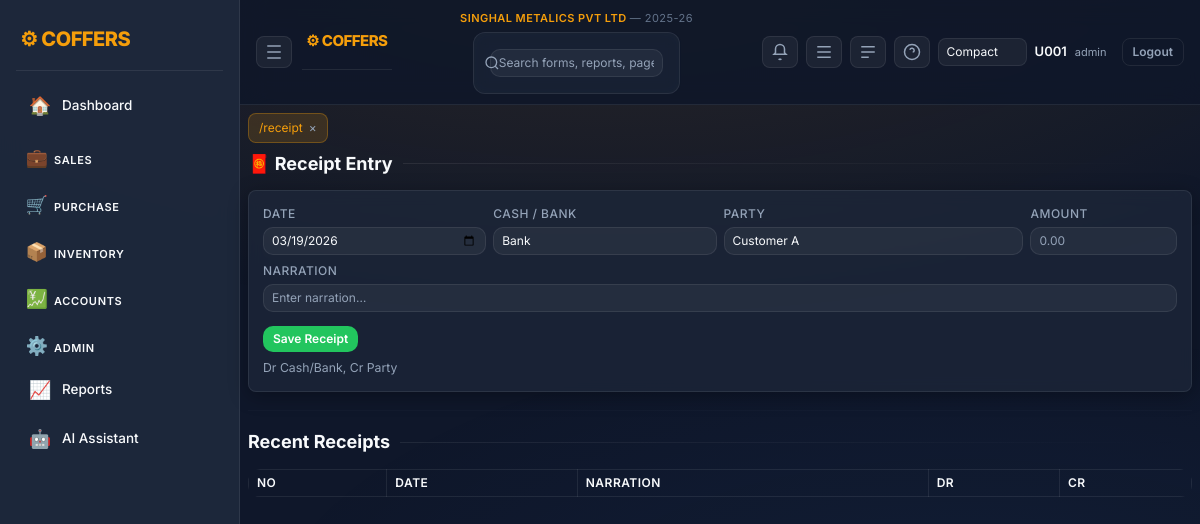
The app's page /receipt (signed in) with its own data.
### tables this page shows
CREATE TABLE company_mast(
          company_id INTEGER PRIMARY KEY AUTOINCREMENT,
          company_name TEXT,
          short_name TEXT,
          gstin TEXT,
          address TEXT,
          city TEXT,
          state TEXT
        , group_name TEXT, company_logo TEXT, app_logo TEXT);

CREATE TABLE financial_years(
          fy_id INTEGER PRIMARY KEY AUTOINCREMENT,
          company_id INTEGER,
          fy_name TEXT,
          start_date TEXT,
          end_date TEXT
        );

### app.py (the view, shortened to what this page needs)
@app.route("/receipt", methods=["GET","POST"])
def receipt():
    if "user" not in session:
        return redirect("/")
    con = db()
    cash_bank = con.execute("SELECT ledger_id,ledger_name FROM ledgers WHERE ledger_name IN ('Cash','Bank') ORDER BY ledger_name").fetchall()
    parties = con.execute("SELECT acc_id,acc_name FROM acc_mast ORDER BY acc_name").fetchall()
    rows = con.execute("""
        SELECT h.v_id,h.v_date,h.narration,
               COALESCE(SUM(l.dr),0) dr, COALESCE(SUM(l.cr),0) cr
        FROM vouchers_head h
        LEFT JOIN vouchers_lines l ON h.v_id=l.v_id
        WHERE h.v_type='RECEIPT'
        GROUP BY h.v_id
        ORDER BY h.v_id DESC
        LIMIT 20
    """).fetchall()
    return render_template("accounts_receipt.html", today=today(), cash_bank=cash_bank, parties=parties, rows=rows)

### app.py (called while the page is built)
def today():
    return date.today().isoformat()

def db():
    con = getattr(g, "_db", None)
    if con is None:
        con = sqlite3.connect(DB)
        con.row_factory = sqlite3.Row
        g._db = con
    return con

def ensure_company_context(con):
    ensure_company_core(con)
    row = con.execute("SELECT company_id,company_name FROM company_mast ORDER BY company_id LIMIT 1").fetchone()
    if row and "company_id" not in session:
        session["company_id"] = row["company_id"]
        session["company_name"] = row["company_name"]
    company_id = session.get("company_id")
    if company_id:
        fy = con.execute("""
            SELECT fy_id,fy_name,start_date,end_date
            FROM financial_years
            WHERE company_id=?
            ORDER BY start_date
        """, (company_id,)).fetchone()
        if fy:
            session.setdefault("fy_id", fy["fy_id"])
            session.setdefault("fy_name", fy["fy_name"])
            session.setdefault("fy_start", fy["start_date"])
            session.setdefault("fy_end", fy["end_date"])

@app.before_request
def enforce_login():
    open_endpoints = {
        "login",
        "logout",
        "static",
        "so_preview", "so_accept", "so_decline",
        "la_preview", "la_accept", "la_decline",
        "po_preview", "po_accept", "po_decline",
        "two_factor",
        "public_rates",
    }
    if request.endpoint in open_endpoints or request.endpoint is None:
        return
    if "user" not in session:
        return redirect("/")
    con = db()
    ensure_company_context(con)
    now = int(time.time())
    last = session.get("last_seen", now)
    if now - last > 1800:
        session.clear()
        return redirect("/")
    session["last_seen"] = now

### templates/accounts_receipt.html (shortened to what this page needs)
{% extends "base.html" %}
{% block content %}
<div class="page-heading">
  <h3>🧧 Receipt Entry</h3>
</div>
<form method="post" class="card p-3">
  <div class="row g-2">
    <div class="col-12 col-md-3">
      <label class="form-label">Date</label>
      <input type="date" name="date" value="{{ today }}" class="form-control">
    </div>
    <div class="col-12 col-md-3">
      <label class="form-label">Cash / Bank</label>
      <select name="ledger_id" class="form-control">
        {% for l in cash_bank %}
        <option value="{{ l[0] }}">{{ l[1] }}</option>
        {% endfor %}
      </select>
    </div>
    <div class="col-12 col-md-4">
      <label class="form-label">Party</label>
      <select name="acc_id" class="form-control">
        {% for a in parties %}
        <option value="{{ a[0] }}">{{ a[1] }}</option>
        {% endfor %}
      </select>
    </div>
    <div class="col-12 col-md-2">
      <label class="form-label">Amount</label>
      <input name="amount" class="form-control" required placeholder="0.00">
    </div>
    <div class="col-12">
      <label class="form-label">Narration</label>
      <input name="narration" class="form-control" placeholder="Enter narration…">
    </div>
  </div>
  <div class="mt-3">
    <button class="btn btn-success">Save Receipt</button>
  </div>
  <div class="mt-2 text-muted small">
    Dr Cash/Bank, Cr Party
  </div>
</form>
<hr>
<div class="page-heading" style="margin-top:20px">
  <h4>Recent Receipts</h4>
</div>
<div class="table-responsive">
  <table class="table table-sm table-bordered">
    <thead>
      <tr>
        <th>No</th>
        <th>Date</th>
        <th>Narration</th>
        <th>Dr</th>
        <th>Cr</th>
      </tr>
    </thead>
  </table>
</div>
{% endblock %}

### templates/base.html (shortened to what this page needs)
<!doctype html>
<html lang="en">
<head>
<link href="https://cdn.jsdelivr.net/npm/bootstrap@5.3.2/dist/css/bootstrap.min.css" rel="stylesheet">
<link href="/static/css/style.css" rel="stylesheet">
</head>
<body>
{% set logged_in = session.user is defined and session.user %}
{% if logged_in %}
  <div class="layout">
    <aside class="sidebar">
      <div class="brand">⚙ COFFERS</div>
      <nav class="menu">
        {% set path = request.path if request else '' %}
        <a href="/dashboard" class="menu-item {% if path.startswith('/dashboard') %}active{% endif %}" title="Dashboard"><span class="icon">🏠</span><span class="label">Dashboard</span></a>
        <div class="menu-group">
          <button class="menu-title collapsible" data-target="group-sales">
            <span class="icon">💼</span><span class="label">Sales</span>
          </button>
        </div>
        <div class="menu-group">
          <button class="menu-title collapsible" data-target="group-purchase">
            <span class="icon">🛒</span><span class="label">Purchase</span>
          </button>
        </div>
        <div class="menu-group">
          <button class="menu-title collapsible" data-target="group-inventory">
            <span class="icon">📦</span><span class="label">Inventory</span>
          </button>
        </div>
        <div class="menu-group">
          <button class="menu-title collapsible" data-target="group-accounts">
            <span class="icon">💹</span><span class="label">Accounts</span>
          </button>
        </div>
        <div class="menu-group">
          <button class="menu-title collapsible" data-target="group-admin">
            <span class="icon">⚙️</span><span class="label">Admin</span>
          </button>
        </div>
        <a href="/control_report" class="menu-item {% if path.startswith('/control_report') %}active{% endif %}" title="Reports"><span class="icon">📈</span><span class="label">Reports</span></a>
        <a href="/ai" class="menu-item {% if path.startswith('/ai') %}active{% endif %}" title="AI Assistant"><span class="icon">🤖</span><span class="label">AI Assistant</span></a>
      </nav>
    </aside>
    <main class="main">
      <header class="topbar">
        <div class="top-left">
          <button class="icon-btn" id="collapseBtn" title="Collapse Sidebar">
            <svg xmlns="http://www.w3.org/2000/svg" width="18" height="18" viewBox="0 0 24 24" fill="none" stroke="currentColor" stroke-width="2"><path d="M3 4h18M3 12h18M3 20h18"/></svg>
          </button>
          <div class="brand" style="font-size:15px">⚙ COFFERS</div>
        </div>
        <div class="top-center">
          <div style="font-size:11px;color:#f59e0b;font-weight:600;letter-spacing:0.04em;margin-bottom:3px">
            {{ session.company_name or 'Company not set' }}
            {% if session.fy_name %}<span style="color:#64748b;font-weight:400"> &mdash; {{ session.fy_name }}</span>{% endif %}
          </div>
          <form class="search-wrap" method="get" action="/search">
            <svg class="search-icon" xmlns="http://www.w3.org/2000/svg" width="16" height="16" viewBox="0 0 24 24" fill="none" stroke="currentColor" stroke-width="2"><circle cx="11" cy="11" r="8"/><path d="m21 21-4.3-4.3"/></svg>
            <input class="search" name="q" placeholder="Search forms, reports, pages…" value="{{ request.args.get('q','') if request else '' }}">
          </form>
        </div>
        <div class="top-right">
          <a href="/notifications" class="icon-btn" id="notifBtn" title="Notifications">
            <svg xmlns="http://www.w3.org/2000/svg" width="18" height="18" viewBox="0 0 24 24" fill="none" stroke="currentColor" stroke-width="2"><path d="M6 8a6 6 0 1 1 12 0v5l2 2H4l2-2Z"/><path d="M13.73 21a2 2 0 0 1-3.46 0"/></svg>
          </a>
          <button class="icon-btn" id="rightToggle" title="AI Pane">
            <svg xmlns="http://www.w3.org/2000/svg" width="18" height="18" viewBox="0 0 24 24" fill="none" stroke="currentColor" stroke-width="2"><path d="M3 5h18M3 12h18M3 19h18"/></svg>
          </button>
          <button class="icon-btn" id="bottomToggle" title="Console">
            <svg xmlns="http://www.w3.org/2000/svg" width="18" height="18" viewBox="0 0 24 24" fill="none" stroke="currentColor" stroke-width="2"><path d="M3 5h18M3 12h18M3 19h10"/></svg>
          </button>
          <div class="dropdown">
            <button class="icon-btn" id="helpBtn">
              <svg xmlns="http://www.w3.org/2000/svg" width="18" height="18" viewBox="0 0 24 24" fill="none" stroke="currentColor" stroke-width="2"><circle cx="12" cy="12" r="10"/><path d="M9.09 9a3 3 0 0 1 5.83 1c0 1.5-1 2-2 2"/><path d="M12 17h.01"/></svg>
            </button>
          </div>
          <select id="densitySelect" class="form-select form-select-sm" style="max-width:120px">
            <option value="compact" {% if session.default_density=='compact' %}selected{% endif %}>Compact</option>
          </select>
          <div class="user">
            <span class="user-name">{{session.user or ''}}</span>
            <span class="user-role">{{session.role or ''}}</span>
            <a href="/logout" class="btn btn-sm btn-outline-light ms-2">Logout</a>
          </div>
        </div>
      </header>
      <section class="content">
        <div id="tabsBar" class="tabs"></div>
{% endif %}
        {% block content %}{% endblock %}
{% if logged_in %}
      </section>
    </main>
  </div>
{% endif %}
</body>
</html>

### records on screen
company_mast: company_name "SINGHAL METALICS PVT LTD"
financial_years: fy_name "2025-26"

### other values on screen
{{ session.user or '' }} "U001"
{{ session.role or '' }} "admin"
form field ledger_id "Bank"
form field acc_id "Customer A"
